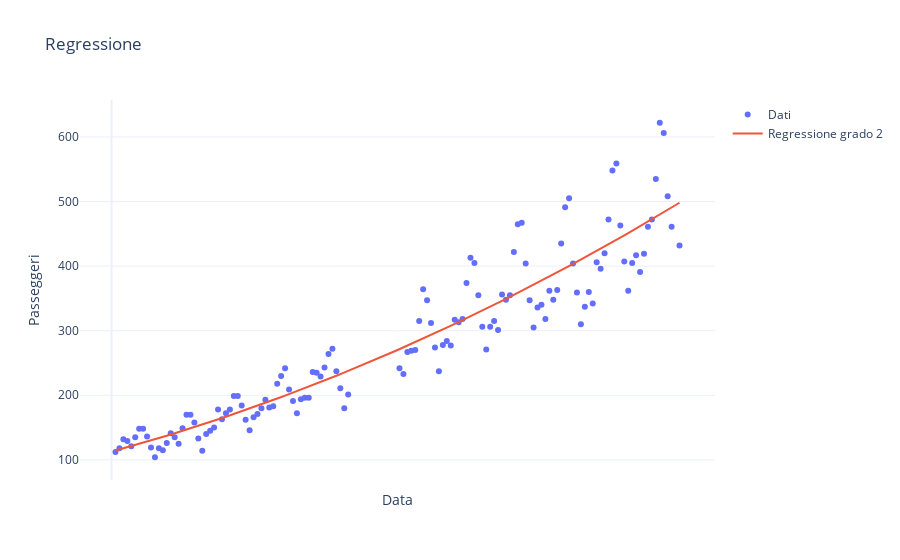

Notebook code for this chart:
### Code cell
# plt.plot(df["mese_numerico"], df["passengers"], "o", alpha=0.8)
plot_reg(df["mese_numerico"], df["passengers"], 2)
